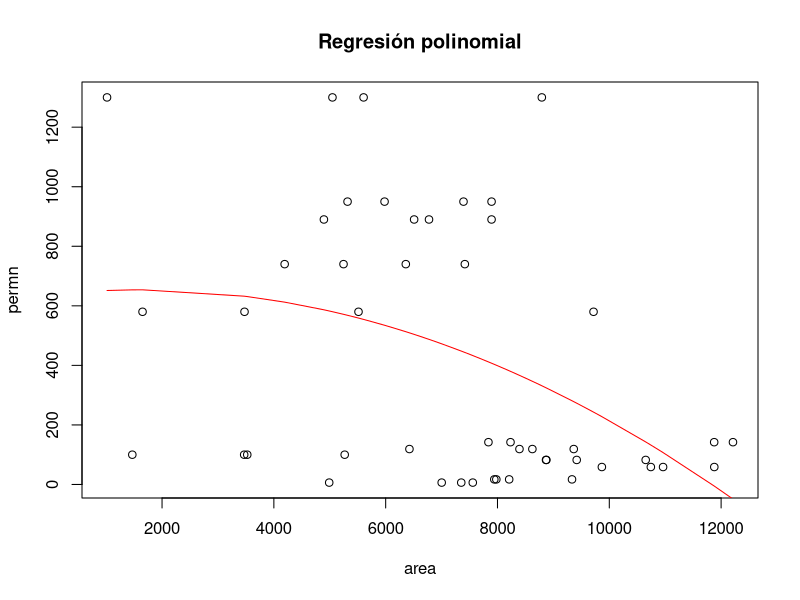

Reproduce this figure in R.
# Cargar el dataset de los rock
data("rock")

# Ajusta el modelo polinomial de grado a usando de area
modelo <- lm(rock$perm ~ poly(rock$area, 2), data = rock)

# Resumen del modelo usando de summary
summary(modelo)

# Predicción de nuevo valor de nuevo prediccion
nuevo_peso <- data.frame(area = c(10,20,80))
prediccion <- predict(modelo, nuevo_peso)
print(prediccion)

# Cálculo del R-Cuadrado que se toma desde de rock
y_pred <- predict(modelo, rock)
ss_total <- sum((rock$perm - mean(rock$perm)) ^ 2)
ss_residual <- sum((rock$perm - y_pred) ^2 )
r_squared <- 1 - (ss_residual / ss_total)
r_squared

# Gráfico de dispersión y línea de regresión polinomial
plot(
  rock$area, rock$perm, main = "Regresión polinomial",
  xlab = "area",
  ylab = "permn"
)
lines(sort(rock$area), fitted(modelo)[order(rock$area)], col = "red")